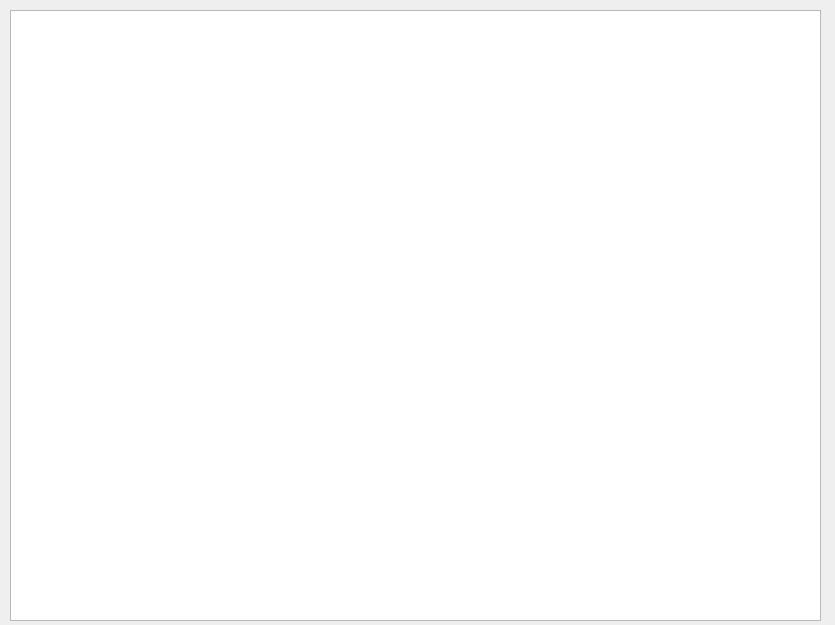
<?xml version="1.0" encoding="UTF-8"?>
<ui version="4.0">
 <class>Dialog2</class>
 <widget class="QDialog" name="Dialog2">
  <property name="geometry">
   <rect>
    <x>0</x>
    <y>0</y>
    <width>835</width>
    <height>625</height>
   </rect>
  </property>
  <property name="windowTitle">
   <string>Dialog</string>
  </property>
  <widget class="QWidget" name="verticalLayoutWidget">
   <property name="geometry">
    <rect>
     <x>10</x>
     <y>10</y>
     <width>811</width>
     <height>611</height>
    </rect>
   </property>
   <layout class="QVBoxLayout" name="verticalLayout">
    <item>
     <widget class="QTextEdit" name="textEdit"/>
    </item>
   </layout>
  </widget>
 </widget>
 <resources/>
 <connections/>
</ui>
